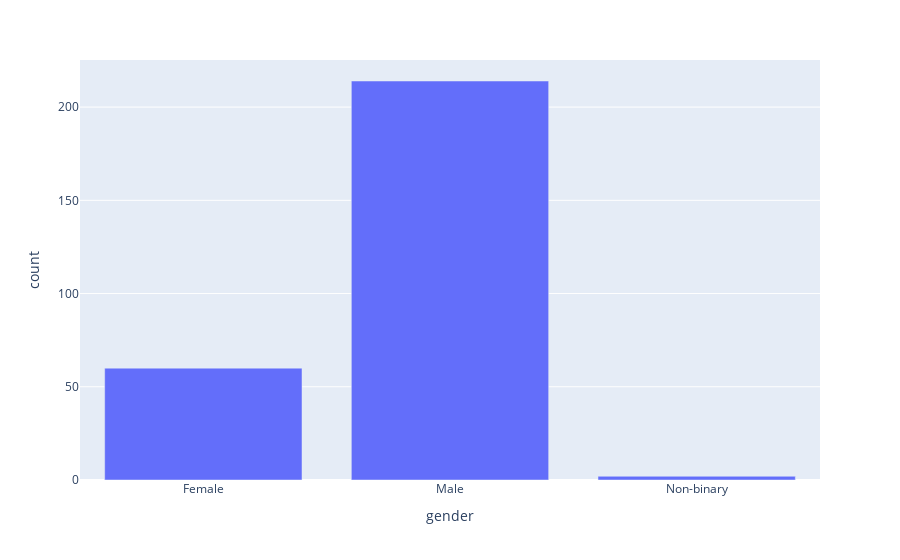

Notebook code cell kept with this figure:
### Code cell
fig = px.bar(gender_df, x='gender', y='count')
fig.show()

### Figure 1 — Plotly figure (JSON) as saved in the notebook; plotly's stock layout.template omitted (floating-point values rounded to 4 significant figures)
{"data": [{"alignmentgroup": "True", "hovertemplate": "gender=%{x}<br>count=%{y}<extra></extra>", "legendgroup": "", "marker": {"color": "#636efa", "pattern": {"shape": ""}}, "name": "", "offsetgroup": "", "orientation": "v", "showlegend": false, "textposition": "auto", "x": ["Female", "Male", "Non-binary"], "xaxis": "x", "y": [60, 214, 2], "yaxis": "y", "type": "bar"}], "layout": {"xaxis": {"anchor": "y", "domain": [0, 1], "title": {"text": "gender"}}, "yaxis": {"anchor": "x", "domain": [0, 1], "title": {"text": "count"}}, "legend": {"tracegroupgap": 0}, "margin": {"t": 60}, "barmode": "relative"}}
